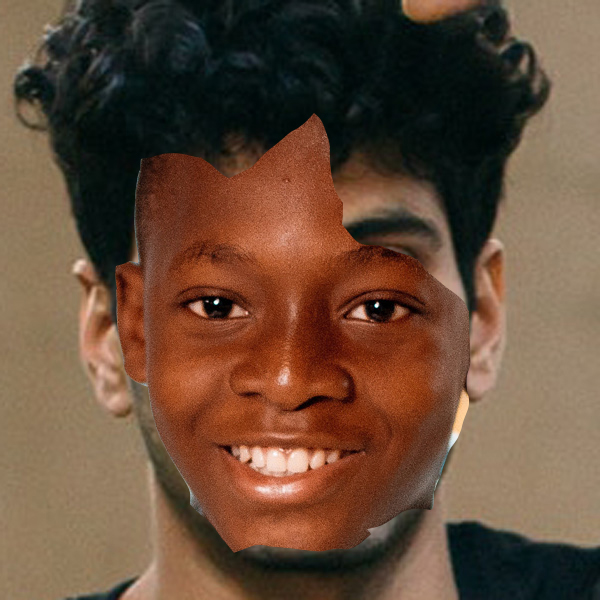
#> input picture xy.jpg, 600 x 600 px
$ python thresh.py
#> lines starting #> are read from the running program, lines starting #| are printed output that depends on the picture
import cv2
import numpy as np
import sys
import pandas as pd
from PIL import Image
import matplotlib.pyplot as plt

try:
    img = cv2.imread('xy.jpg')
#> img is the input picture: shape (600, 600, 3); mean B, G, R 57.2, 76.3, 103.7
    img2 = cv2.imread('xx.jpg')
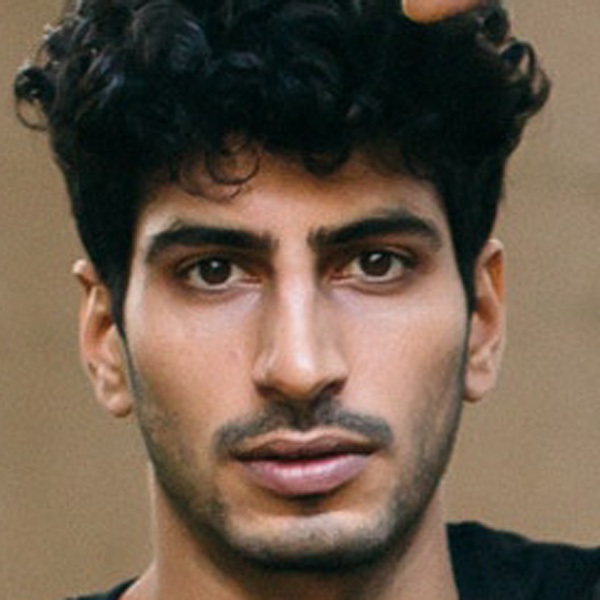
#> input picture xx.jpg, 600 x 600 px
#> img2 is the input picture: shape (600, 600, 3); mean B, G, R 73.9, 90, 107.2
    hist = cv2.calcHist([img], [0], None, [256], [0, 256])
#> hist = 256 values, max 7974 at index 16, min 0 at index 221, mean 1406.2
    hist2 = cv2.calcHist([img2], [0], None, [256], [0, 256])
#> hist2 = 256 values, max 7133 at index 15, min 0 at index 230, mean 1406.2
    plt.plot(hist)
    plt.plot(hist2)
    plt.legend()
    plt.show()
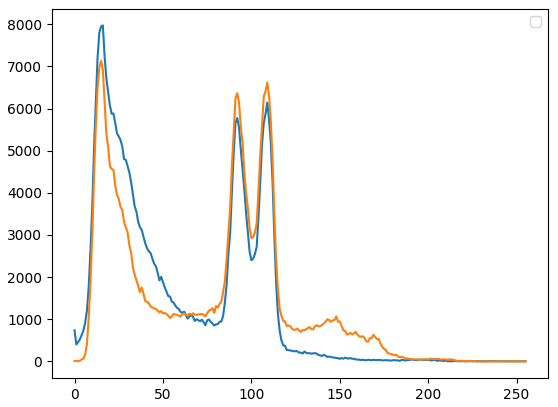
#> figure drawn by matplotlib, 1 panel; curve peaks at x = 16, y = 7974; curve peaks at x = 15, y = 7133
   # cv2.imshow("THRESHOLD IMAGE", thresh1)
except Exception as e:
    print(e)


if cv2.waitKey(0) & 0xff == 27:
#> (key Esc is pressed here)
    cv2.destroyAllWindows()


"""
cv2.imshow('Binary Threshold', thresh1)
cv2.imshow('Binary Threshold Inverted', thresh2)
cv2.imshow('Set to 0', thresh4)
cv2.imshow('Set to 0 Inverted', thresh5)


cv2.imwrite("bin_threshold.jpg", thresh1)
cv2.imwrite("bin_inv_threshold.jpg", thresh2)
cv2.imwrite("set0_threshold.jpg", thresh3)
cv2.imwrite("set0_inv_threshold.jpg", thresh4)

ret, thresh1 = cv2.threshold(img, 120, 255, cv2.THRESH_BINARY)
ret, thresh2 = cv2.threshold(img, 120, 255, cv2.THRESH_BINARY_INV)
ret, thresh3 = cv2.threshold(img, 120, 255, cv2.THRESH_TRUNC)
ret, thresh4 = cv2.threshold(img, 120, 255, cv2.THRESH_TOZERO)
ret, thresh5 = cv2.threshold(img, 120, 255, cv2.ADAPTIVE_THRESH_GAUSSIAN_C)

"""
